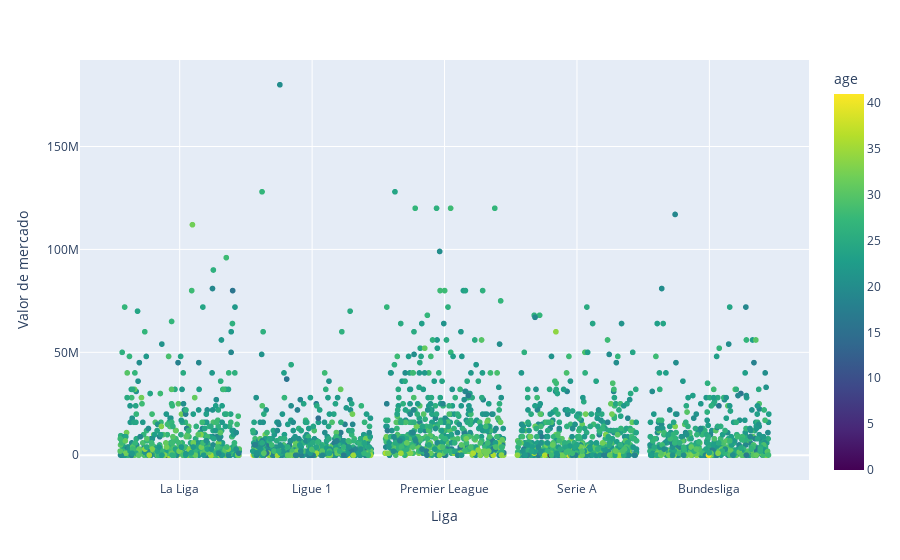

Notebook code for this chart:
### Markdown cell above
Grafico interactivo

### Code cell
league_categories = df_1920['league'].unique()
num_categories = len(league_categories)
category_positions = {league: i+1 for i, league in enumerate(league_categories)}

# Agregar un poco de jitter en la posición de los puntos en el eje x
df_1920['jittered_league'] = df_1920['league'].map(category_positions) + np.random.uniform(-0.45, 0.45, len(df_1920))

max_age = df_1920['age'].max()
min_age = df_1920['age'].min()
# Crear un scatterplot con tres variables y una escala de colores personalizada
fig = px.scatter(df_1920, x="jittered_league", y="value", color="age", hover_name="player",
                 color_continuous_scale='viridis', range_color=[min_age, max_age])

# Personalizar los títulos de los ejes
fig.update_layout(xaxis_title="Liga", yaxis_title="Valor de mercado")

# Personalizar las etiquetas de las marcas en el eje x
fig.update_xaxes(tickvals=list(category_positions.values()), ticktext=list(category_positions.keys()))

fig.show()

### Figure 1 — Plotly figure (JSON) as saved in the notebook; plotly's stock layout.template omitted (floating-point values rounded to 4 significant figures; data arrays with more than 128 entries replaced by an {"elided": "..."} marker saying what was removed)
{"data": [{"hovertemplate": "<b>%{hovertext}</b><br><br>jittered_league=%{x}<br>value=%{y}<br>age=%{marker.color}<extra></extra>", "hovertext": {"elided": "2644 str values"}, "legendgroup": "", "marker": {"color": {"elided": "2644 int values"}, "coloraxis": "coloraxis", "symbol": "circle"}, "mode": "markers", "name": "", "showlegend": false, "type": "scattergl", "x": {"elided": "2644 float values"}, "xaxis": "x", "y": {"elided": "2644 int values"}, "yaxis": "y"}], "layout": {"coloraxis": {"cmax": 41, "cmin": 0, "colorbar": {"title": {"text": "age"}}, "colorscale": [[0, "#440154"], [0.1111, "#482878"], [0.2222, "#3e4989"], [0.3333, "#31688e"], [0.4444, "#26828e"], [0.5556, "#1f9e89"], [0.6667, "#35b779"], [0.7778, "#6ece58"], [0.8889, "#b5de2b"], [1, "#fde725"]]}, "legend": {"tracegroupgap": 0}, "margin": {"t": 60}, "xaxis": {"anchor": "y", "domain": [0, 1], "ticktext": ["La Liga", "Ligue 1", "Premier League", "Serie A", "Bundesliga"], "tickvals": [1, 2, 3, 4, 5], "title": {"text": "Liga"}}, "yaxis": {"anchor": "x", "domain": [0, 1], "title": {"text": "Valor de mercado"}}}}
